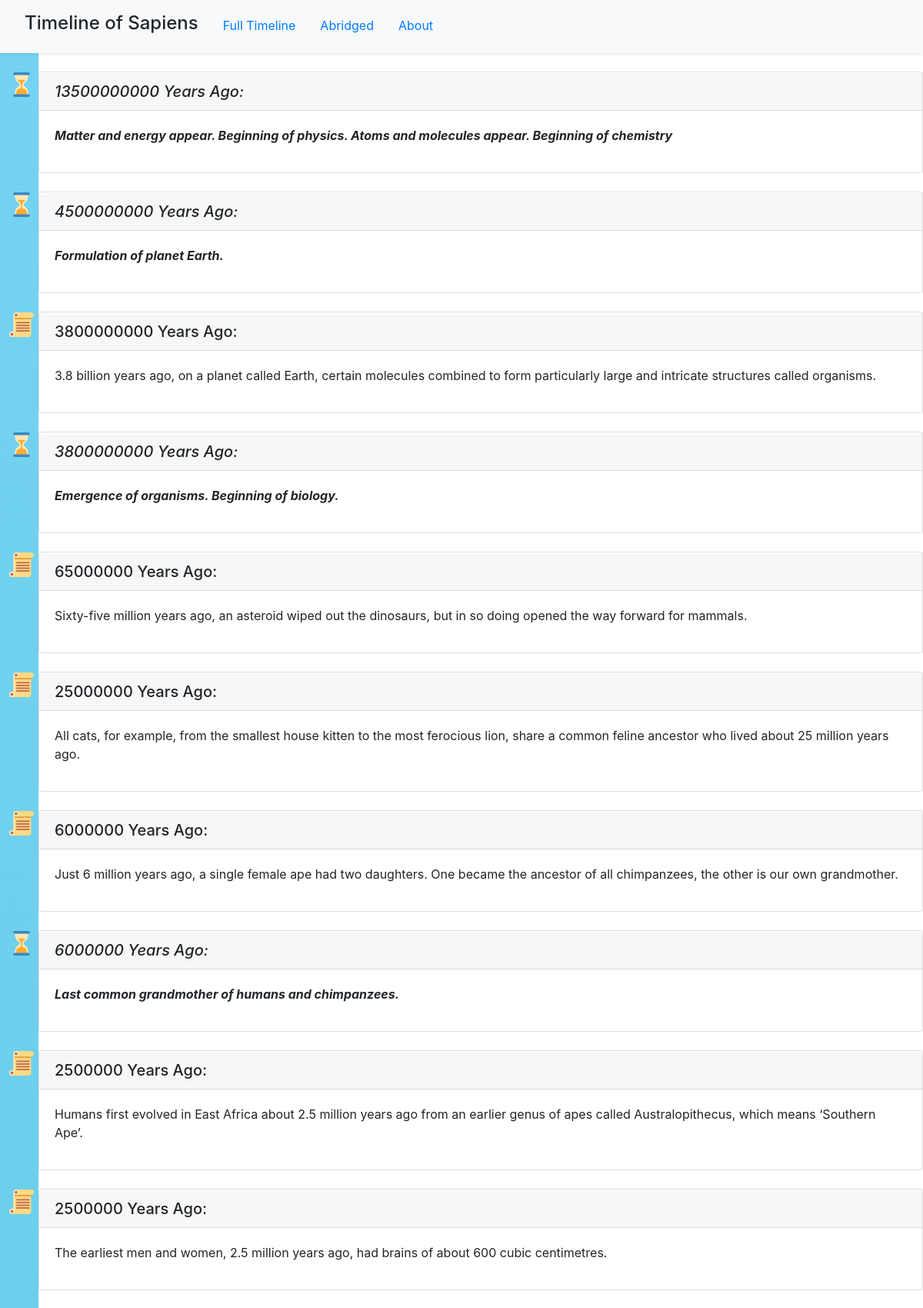
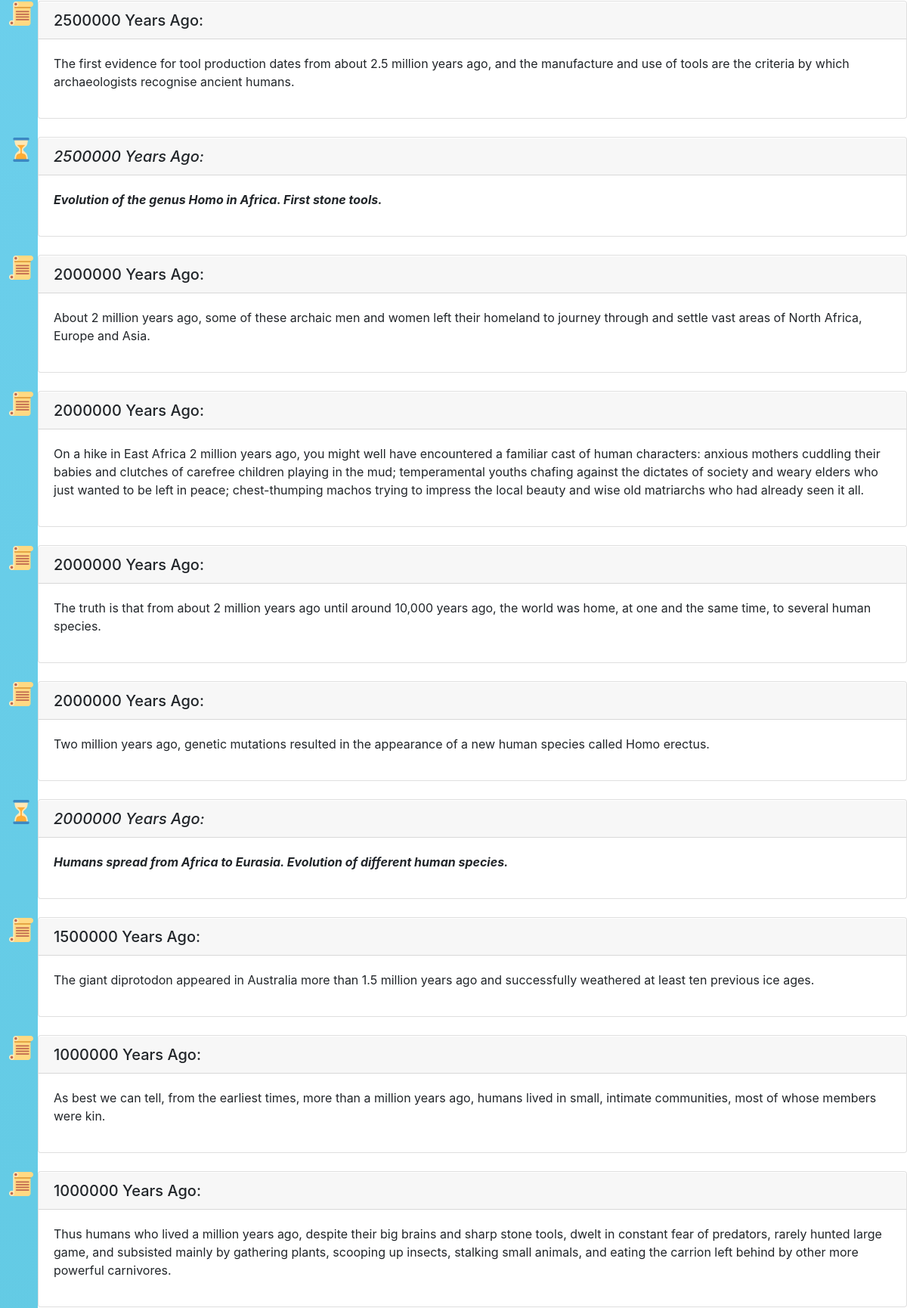
The page / (upper part) on the database its author committed (2 pictures, top to bottom).
### tables this page shows
CREATE TABLE dates (id INTEGER PRIMARY KEY, date INTEGER, event VARCHAR);

### app.py (the view)
@app.route('/')
def index():
    conn = sqlite3.connect('dates.sqlite')
    cur = conn.cursor()
    dates = list()
    important = False
    for row in cur.execute('SELECT * FROM dates ORDER BY date desc'):
        dates.append({'date': row[1], 'event': row[2]})
    return render_template('index.html', dates=dates, important=important)

### templates/index.html (shortened to what this page needs)
{% extends 'layout.html' %}
{% block body %}
    <div style="background: linear-gradient(#78d5f5, #1ca7ac) no-repeat left/50px 110%; padding-left: 10px">
    <br>
    <ul id="timeline">
        {% for x in dates %}
            {% if x['event'][0] == '*' %} {% set important = True %} {% endif %}
            <div class="card">
            <li {% if important %} class="important" {% else %} class="other" {% endif %}>
                {% if x['date'] == 0 %} <h5 class="card-header">The Present:</h5>
                {% elif x['date'] == -1 %} <h5 class="card-header">The Future:</h5>
                {% else %} <h5 class="card-header">{{ x['date'] }} Years Ago:</h5> {% endif %}
                {% if important %} <p class="card-body"> {{ x['event'][1:] }} </p>
                {% else %} <p class="card-body"> {{ x['event'] }} </p> {% endif %}
            </li>
            </div>
            <br>
        {% endfor %}
    </ul>
    </div>
{% endblock %}

### templates/layout.html (shortened to what this page needs)
<!DOCTYPE html>
<html lang="en">
<head>
    <link href="https://maxcdn.bootstrapcdn.com/bootstrap/4.1.3/css/bootstrap.min.css" rel="stylesheet">
    <link href="../static/style.css" rel="stylesheet" type="text/css">
</head>
<body>
    <nav class="navbar navbar-light bg-light shadow-sm sticky-top" id="navbar" style="text-align: left">
            <ul class="nav">
                <li>
                    <a href="/" class="nav-link h4">Timeline of Sapiens</a>
                </li>
                <li>
                    <a href="/" class="nav-link navpad">Full Timeline</a>
                </li>
                <li>
                    <a href="/abridged" class="nav-link navpad">Abridged</a>
                </li>
                <li>
                    <a href="/about" class="nav-link navpad">About</a>
                </li>
            </ul>
    </nav>
    {% block body %}
    {% endblock %}
</body>
</html>

### static/style.css (style rules this page uses)
.important { font-style: italic; font-weight: bold; list-style-image: url('hourglass32.png'); }
.other { list-style-image: url('script32.png'); }
.navpad { padding-top: 13px; }

### rows shown on the page
dates: date "13500000000", event "Matter and energy appear. Beginning of physics. Atoms and molecules appear. Beginning of chemistry"
dates: date "4500000000", event "Formulation of planet Earth."
dates: date "3800000000", event "3.8 billion years ago, on a planet called Earth, certain molecules combined to form particularly large and intricate structures called organisms."
dates: date "3800000000", event "Emergence of organisms. Beginning of biology."
dates: date "65000000", event "Sixty-five million years ago, an asteroid wiped out the dinosaurs, but in so doing opened the way forward for mammals."
dates: date "25000000", event "All cats, for example, from the smallest house kitten to the most ferocious lion, share a common feline ancestor who lived about 25 million years ago."
dates: date "6000000", event "Just 6 million years ago, a single female ape had two daughters. One became the ancestor of all chimpanzees, the other is our own grandmother."
dates: date "6000000", event "Last common grandmother of humans and chimpanzees."
dates: date "2500000", event "Humans first evolved in East Africa about 2.5 million years ago from an earlier genus of apes called Australopithecus, which means ‘Southern Ape’."
dates: date "2500000", event "The earliest men and women, 2.5 million years ago, had brains of about 600 cubic centimetres."
dates: date "2500000", event "The first evidence for tool production dates from about 2.5 million years ago, and the manufacture and use of tools are the criteria by which archaeologists recognise ancient humans."
dates: date "2500000", event "Evolution of the genus Homo in Africa. First stone tools."
dates: date "2000000", event "About 2 million years ago, some of these archaic men and women left their homeland to journey through and settle vast areas of North Africa, Europe and Asia."
dates: date "2000000", event "On a hike in East Africa 2 million years ago, you might well have encountered a familiar cast of human characters: anxious mothers cuddling their babies and clutches of carefree children playing in the mud; temperamental youths chafing against the dictates of society and weary elders who just wanted to be left in peace; chest-thumping machos trying to impress the local beauty and wise old matriarchs who had already seen it all."
dates: date "2000000", event "The truth is that from about 2 million years ago until around 10,000 years ago, the world was home, at one and the same time, to several human species."
dates: date "2000000", event "Two million years ago, genetic mutations resulted in the appearance of a new human species called Homo erectus."
dates: date "2000000", event "Humans spread from Africa to Eurasia. Evolution of different human species."
dates: date "1500000", event "The giant diprotodon appeared in Australia more than 1.5 million years ago and successfully weathered at least ten previous ice ages."
dates: date "1000000", event "As best we can tell, from the earliest times, more than a million years ago, humans lived in small, intimate communities, most of whose members were kin."
dates: date "1000000", event "Thus humans who lived a million years ago, despite their big brains and sharp stone tools, dwelt in constant fear of predators, rarely hunted large game, and subsisted mainly by gathering plants, scooping up insects, stalking small animals, and eating the carrion left behind by other more powerful carnivores."
